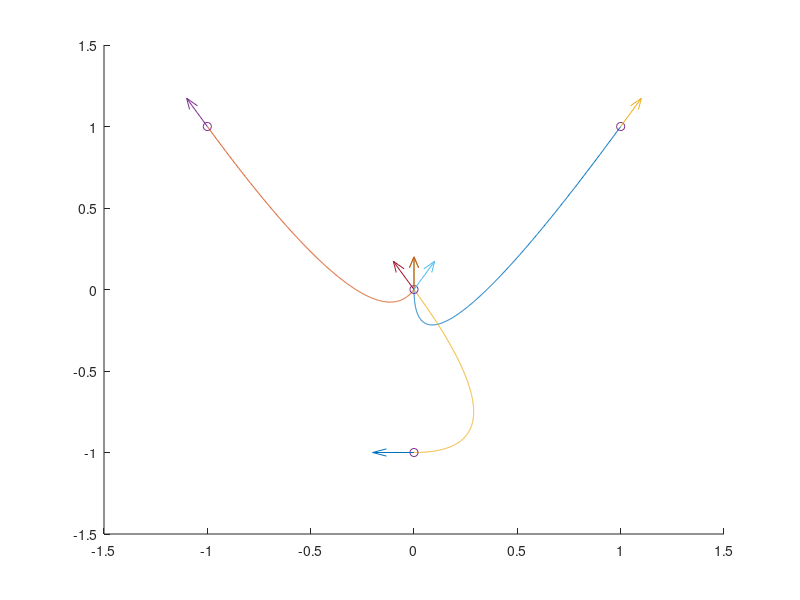

This chart was generated by the following MATLAB code:
close all;
clear all;
drawArrow = @(x,y) quiver( x(1),x(2),y(1)-x(1),y(2)-x(2),0 )    


X = [0 1 -1 0; 0 1 1 -1];
theta = pi/2;
Ti = [cos(theta); sin(theta)];
Tf = [cos(theta); sin(theta)];

Ni = [-sin(theta); cos(theta)];
Nf = [-sin(theta); cos(theta)];

for i = 1:3
   theta = pi/3*i;
   v = [cos(theta); sin(theta)];
   n = [-sin(theta); cos(theta)];
   Tf = [Tf v];
   Nf = [Nf n];
end

for i = 1:2
   theta = pi/3*i;
   v = [cos(theta); sin(theta)];
   n = [-sin(theta); cos(theta)];
   Ti = [Ti v];
   Ni = [Ni n];
end

for j = 1:3
    
    X0 = X(:,1);
    X1 = X(:,j+1);

    a0 = X0;

    T01 = (2*dot(X1-X0,Nf(:,j+1)))/dot(Ti(:,j),Nf(:,j+1));

    a1 = T01*Ti(:,j);
    a2 = X1-X0-(T01*Ti(:,j));

    s_array = linspace(0,1,500);
    curve = [X0];

    for i=1:length(s_array)
        s = s_array(i);
        c = [a0(1) + a1(1)*s + a2(1)*s^2 ; a0(2) + a1(2)*s + a2(2)*s^2];
        curve = [curve c];
    end

    figure(1)
    hold on
    plot(curve(1,:), curve(2,:));
     
end

hold on
plot(X(1,:),X(2,:),'o')

for i=1:4
    if i < 4
    x1 = X(:,1);
    y1 = x1+Ti(:,i)/5;
    drawArrow(x1, y1 );
    end

    x1 = X(:,i)
    y1 = X(:,i)+Tf(:,i)/5;

    drawArrow(x1, y1 );
end





 